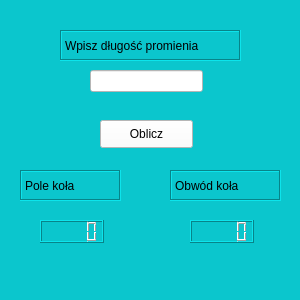
<?xml version="1.0" encoding="UTF-8"?>
<ui version="4.0">
 <class>Kwadrat</class>
 <widget class="QWidget" name="Kwadrat">
  <property name="geometry">
   <rect>
    <x>0</x>
    <y>0</y>
    <width>300</width>
    <height>300</height>
   </rect>
  </property>
  <property name="minimumSize">
   <size>
    <width>300</width>
    <height>300</height>
   </size>
  </property>
  <property name="maximumSize">
   <size>
    <width>300</width>
    <height>300</height>
   </size>
  </property>
  <property name="windowTitle">
   <string>Form</string>
  </property>
  <property name="styleSheet">
   <string notr="true">background:rgb(11, 198, 205)</string>
  </property>
  <widget class="QLabel" name="label">
   <property name="geometry">
    <rect>
     <x>60</x>
     <y>30</y>
     <width>181</width>
     <height>31</height>
    </rect>
   </property>
   <property name="styleSheet">
    <string notr="true">labelcolor:rgb(204, 204, 204)</string>
   </property>
   <property name="frameShape">
    <enum>QFrame::Box</enum>
   </property>
   <property name="frameShadow">
    <enum>QFrame::Sunken</enum>
   </property>
   <property name="lineWidth">
    <number>1</number>
   </property>
   <property name="midLineWidth">
    <number>0</number>
   </property>
   <property name="text">
    <string>Wpisz długość promienia</string>
   </property>
   <property name="wordWrap">
    <bool>false</bool>
   </property>
   <property name="textInteractionFlags">
    <set>Qt::LinksAccessibleByMouse</set>
   </property>
  </widget>
  <widget class="QLineEdit" name="lineEdit">
   <property name="geometry">
    <rect>
     <x>90</x>
     <y>70</y>
     <width>113</width>
     <height>22</height>
    </rect>
   </property>
   <property name="styleSheet">
    <string notr="true">background:rgb(255, 255, 255)</string>
   </property>
  </widget>
  <widget class="QPushButton" name="pushButton">
   <property name="geometry">
    <rect>
     <x>100</x>
     <y>120</y>
     <width>93</width>
     <height>28</height>
    </rect>
   </property>
   <property name="styleSheet">
    <string notr="true">background:rgb(255, 255, 255)</string>
   </property>
   <property name="text">
    <string>Oblicz</string>
   </property>
  </widget>
  <widget class="QLabel" name="label_2">
   <property name="geometry">
    <rect>
     <x>20</x>
     <y>170</y>
     <width>101</width>
     <height>31</height>
    </rect>
   </property>
   <property name="styleSheet">
    <string notr="true">labelcolor:rgb(204, 204, 204)</string>
   </property>
   <property name="frameShape">
    <enum>QFrame::Box</enum>
   </property>
   <property name="frameShadow">
    <enum>QFrame::Sunken</enum>
   </property>
   <property name="lineWidth">
    <number>1</number>
   </property>
   <property name="midLineWidth">
    <number>0</number>
   </property>
   <property name="text">
    <string>Pole koła</string>
   </property>
   <property name="wordWrap">
    <bool>false</bool>
   </property>
   <property name="textInteractionFlags">
    <set>Qt::LinksAccessibleByMouse</set>
   </property>
  </widget>
  <widget class="QLabel" name="label_3">
   <property name="geometry">
    <rect>
     <x>170</x>
     <y>170</y>
     <width>111</width>
     <height>31</height>
    </rect>
   </property>
   <property name="styleSheet">
    <string notr="true">labelcolor:rgb(204, 204, 204)</string>
   </property>
   <property name="frameShape">
    <enum>QFrame::Box</enum>
   </property>
   <property name="frameShadow">
    <enum>QFrame::Sunken</enum>
   </property>
   <property name="lineWidth">
    <number>1</number>
   </property>
   <property name="midLineWidth">
    <number>0</number>
   </property>
   <property name="text">
    <string>Obwód koła</string>
   </property>
   <property name="wordWrap">
    <bool>false</bool>
   </property>
   <property name="textInteractionFlags">
    <set>Qt::LinksAccessibleByMouse</set>
   </property>
  </widget>
  <widget class="QLCDNumber" name="lcdNumber">
   <property name="geometry">
    <rect>
     <x>40</x>
     <y>220</y>
     <width>64</width>
     <height>23</height>
    </rect>
   </property>
  </widget>
  <widget class="QLCDNumber" name="lcdNumber_2">
   <property name="geometry">
    <rect>
     <x>190</x>
     <y>220</y>
     <width>64</width>
     <height>23</height>
    </rect>
   </property>
  </widget>
 </widget>
 <resources/>
 <connections/>
</ui>
